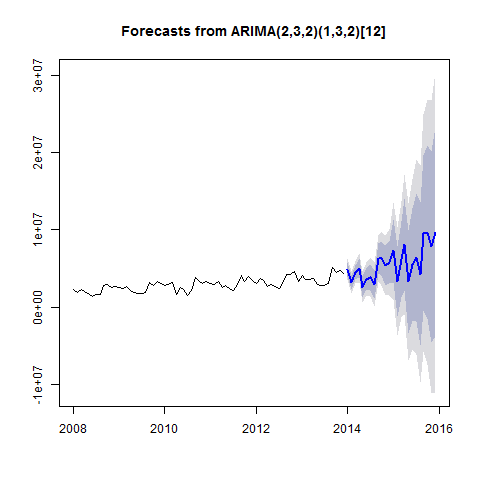

Recreate this plot in R.
#Creates Model_Seasonal_ARIMA_4 plot

png("Plots/Model_Seasonal_ARIMA_4_plot.png")
plot(forecast(Model_Seasonal_ARIMA_4))
dev.off()